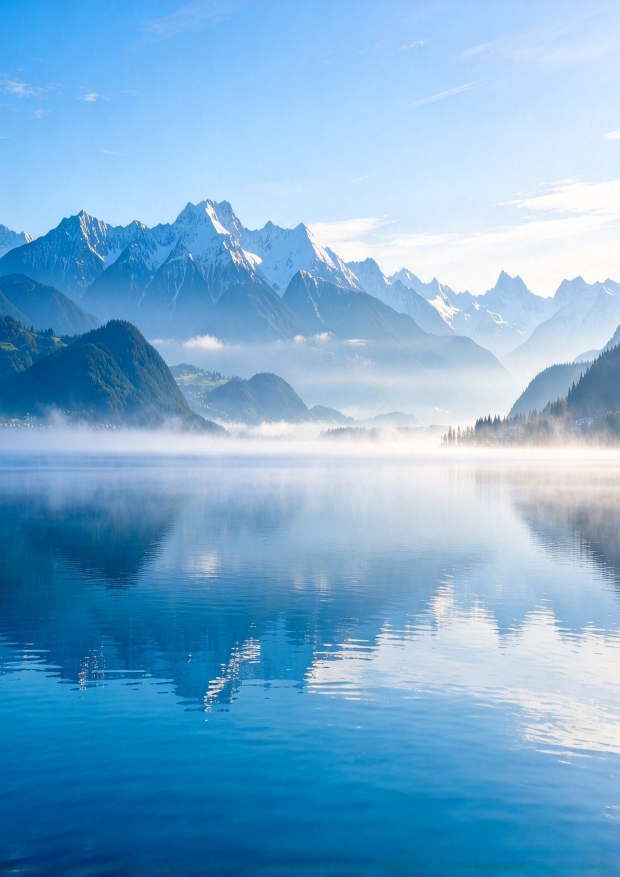
#> input picture books/intro/images/cover.jpg, 1240 x 1754 px, given in place of logo15.png, which was not available (shown at 1/2 size)
$ python make_covers.py
#> lines starting #> are read from the running program, lines starting #| are printed output that depends on the picture
#> in make, im is the input picture: PIL image 1240x1754 RGB; mean R, G, B 121, 172.6, 210.5
# -*- coding: utf-8 -*-
"""从 logo 图生成封面与封底背景（A4 比例，压缩 JPEG）。"""
from pathlib import Path

from PIL import Image, ImageEnhance

SRC = Path(r"E:/Study/0-logo")
OUT = Path(__file__).resolve().parent.parent / "images"
OUT.mkdir(parents=True, exist_ok=True)

A4 = (1240, 1754)  # 150 dpi


def crop_to(im: Image.Image, ratio: float) -> Image.Image:
#> called with ratio = 1.41
    w, h = im.size
#> w = 1240; h = 1754
    target = w / ratio
#> target = 876.6
    if target <= h:
        top = (h - target) / 2
#> top = 438.7
        im = im.crop((0, top, w, top + target))
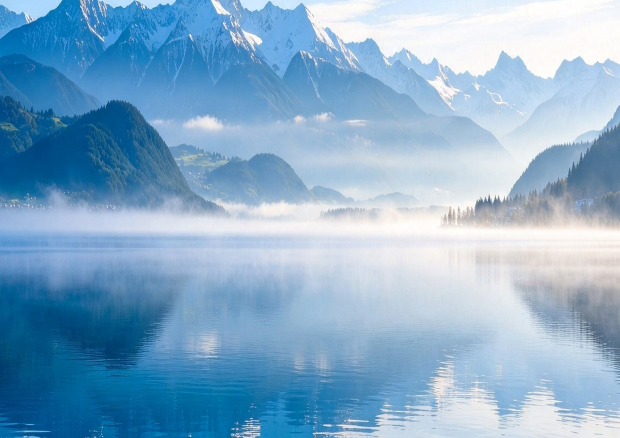
#> im: PIL image 1240x876 RGB (shown at 1/2 size); mean R, G, B 134, 172.6, 202.8
    else:
        target_w = h * ratio
        left = (w - target_w) / 2
        im = im.crop((left, 0, left + target_w, h))
    return im


def make(src: str, dst: str, ratio: float = A4[1] / A4[0]) -> None:
    im = Image.open(SRC / src).convert("RGB")
    im = crop_to(im, ratio)
    im = im.resize(A4, Image.LANCZOS)
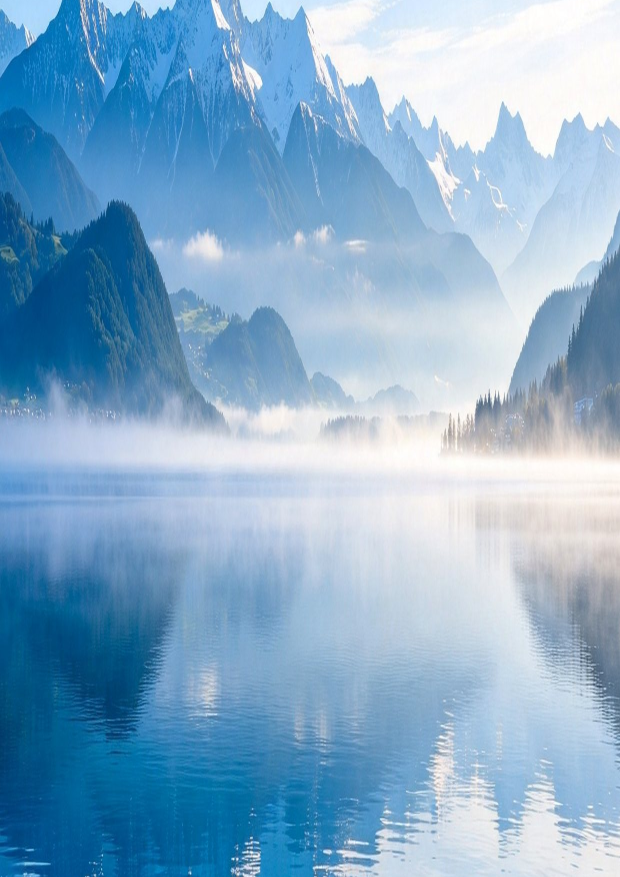
#> im: PIL image 1240x1754 RGB (shown at 1/2 size); mean R, G, B 134, 172.6, 202.8
    im = ImageEnhance.Color(im).enhance(1.05)
    im.save(OUT / dst, "JPEG", quality=84, optimize=True, progressive=True)
    print(dst, (OUT / dst).stat().st_size // 1024, "KB")


if __name__ == "__main__":
    make("logo15.png", "cover.jpg")
    make("logo8.png", "backcover.jpg")
#> call 2 of make, with src = 'logo8.png', dst = 'backcover.jpg', ratio = 1.41
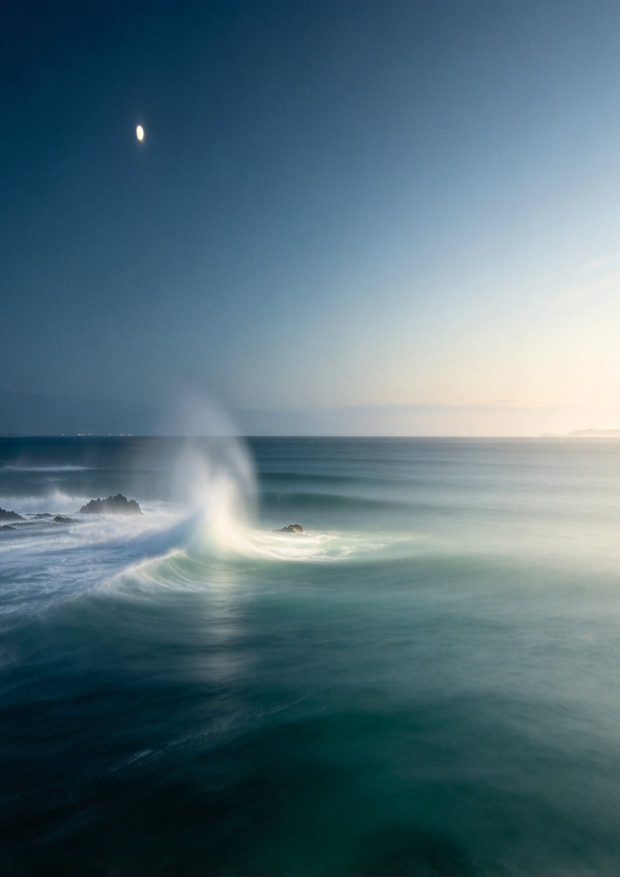
#> input picture books/intro/images/backcover.jpg, 1240 x 1754 px, given in place of logo8.png, which was not available (shown at 1/2 size)
#> in make, im is the input picture: PIL image 1240x1754 RGB; mean R, G, B 85, 111.3, 122.2
#> call 2 of crop_to, with ratio = 1.41
#> in crop_to (call 2), `im = im.crop((0, top, w, top + target))`:
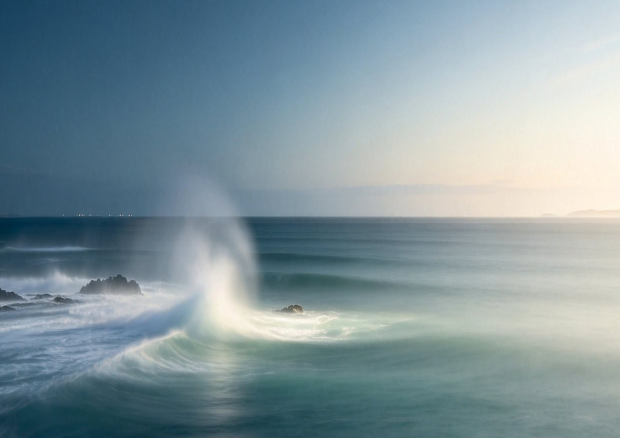
#> im: PIL image 1240x876 RGB (shown at 1/2 size); mean R, G, B 129.4, 149.2, 156.3
#> in make (call 2), `im = im.resize(A4, Image.LANCZOS)`:
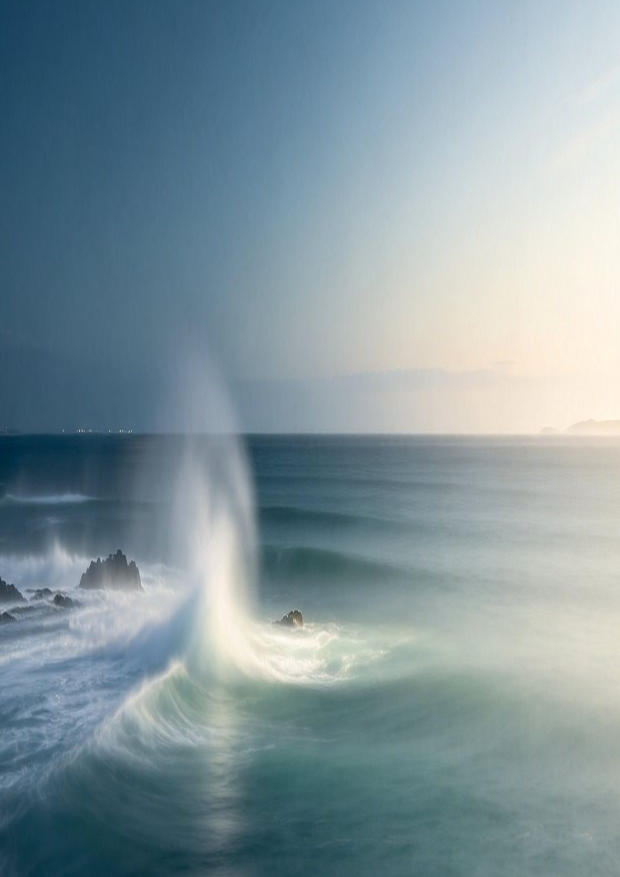
#> im: PIL image 1240x1754 RGB (shown at 1/2 size); mean R, G, B 129.4, 149.2, 156.3
